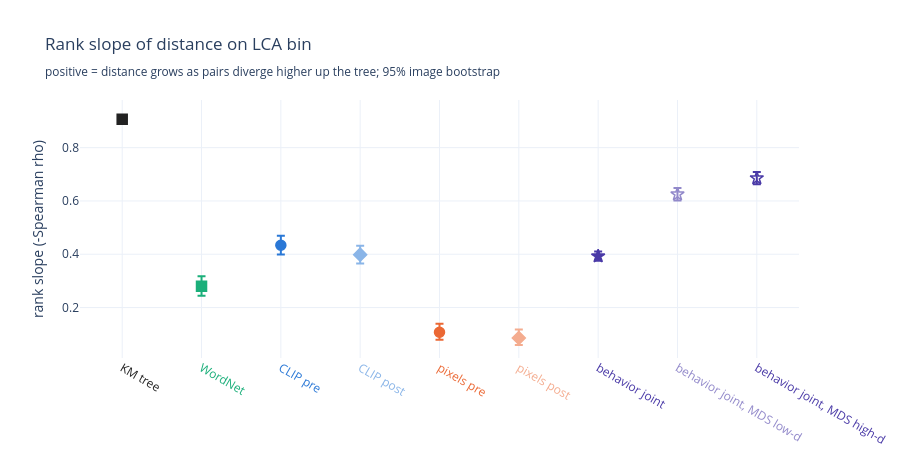

Here is the notebook cell this chart was saved with:
### Markdown cell above
## 3.2 Monotonicity, root/deepest ratio and rank slope

**Question.** Is the gradient monotone, how steep is it, and how can it be summarised as one number with uncertainty?

* **Monotone falling**: the normalised profile never rises from one bin to the next.
* **Root / deepest ratio**: mean distance in bin 0 divided by that in the deepest bin (higher = steeper). It uses two bins only.
* **Rank slope**: minus the Spearman rho between a pair's distance and its LCA bin, over the pair's observed values. LCA bin grows as two images share deeper ancestors, so a distance that falls with depth has a *negative* rho. The slope is **sign-flipped**, so **positive = distance grows as pairs diverge higher up the tree**. It uses every pair, not only the bin means, and is the quantity `1_mds_dimensionality` reuses through `rank_slope_table()`.

### Code cell
table = dg.monotonicity_table(RESULTS)
print(table.round(3).to_string())
dg.plot_rank_slopes(table).show()

### Figure 1 — Plotly figure (JSON) as saved in the notebook; plotly's stock layout.template omitted (floating-point values rounded to 4 significant figures)
{"data": [{"error_y": {"array": [0.01018], "arrayminus": [0.008862], "color": "#222222", "symmetric": false, "type": "data"}, "marker": {"color": "#222222", "line": {"color": "#222222", "width": 1.5}, "size": 10, "symbol": "square"}, "mode": "markers", "name": "KM tree", "showlegend": false, "type": "scatter", "x": ["<span style=\"color:#222222\">KM tree</span>"], "y": [0.907]}, {"error_y": {"array": [0.03782], "arrayminus": [0.03475], "color": "#1baf7a", "symmetric": false, "type": "data"}, "marker": {"color": "#1baf7a", "line": {"color": "#1baf7a", "width": 1.5}, "size": 10, "symbol": "square"}, "mode": "markers", "name": "WordNet", "showlegend": false, "type": "scatter", "x": ["<span style=\"color:#1baf7a\">WordNet</span>"], "y": [0.2794]}, {"error_y": {"array": [0.03533], "arrayminus": [0.03519], "color": "#2a78d6", "symmetric": false, "type": "data"}, "marker": {"color": "#2a78d6", "line": {"color": "#2a78d6", "width": 1.5}, "size": 10, "symbol": "circle"}, "mode": "markers", "name": "CLIP pre", "showlegend": false, "type": "scatter", "x": ["<span style=\"color:#2a78d6\">CLIP pre</span>"], "y": [0.4339]}, {"error_y": {"array": [0.03374], "arrayminus": [0.03286], "color": "#8ab5e8", "symmetric": false, "type": "data"}, "marker": {"color": "#8ab5e8", "line": {"color": "#8ab5e8", "width": 1.5}, "size": 10, "symbol": "diamond"}, "mode": "markers", "name": "CLIP post", "showlegend": false, "type": "scatter", "x": ["<span style=\"color:#8ab5e8\">CLIP post</span>"], "y": [0.3984]}, {"error_y": {"array": [0.03182], "arrayminus": [0.02865], "color": "#eb6834", "symmetric": false, "type": "data"}, "marker": {"color": "#eb6834", "line": {"color": "#eb6834", "width": 1.5}, "size": 10, "symbol": "circle"}, "mode": "markers", "name": "pixels pre", "showlegend": false, "type": "scatter", "x": ["<span style=\"color:#eb6834\">pixels pre</span>"], "y": [0.1073]}, {"error_y": {"array": [0.0317], "arrayminus": [0.0266], "color": "#f4ac8f", "symmetric": false, "type": "data"}, "marker": {"color": "#f4ac8f", "line": {"color": "#f4ac8f", "width": 1.5}, "size": 10, "symbol": "diamond"}, "mode": "markers", "name": "pixels post", "showlegend": false, "type": "scatter", "x": ["<span style=\"color:#f4ac8f\">pixels post</span>"], "y": [0.08558]}, {"error_y": {"array": [0.01765], "arrayminus": [0.01692], "color": "#4a3aa7", "symmetric": false, "type": "data"}, "marker": {"color": "#4a3aa7", "line": {"color": "#4a3aa7", "width": 1.5}, "size": 10, "symbol": "star"}, "mode": "markers", "name": "behavior joint", "showlegend": false, "type": "scatter", "x": ["<span style=\"color:#4a3aa7\">behavior joint</span>"], "y": [0.3927]}, {"error_y": {"array": [0.02284], "arrayminus": [0.02336], "color": "#9289ca", "symmetric": false, "type": "data"}, "marker": {"color": "#9289ca", "line": {"color": "#9289ca", "width": 1.5}, "size": 10, "symbol": "star-open"}, "mode": "markers", "name": "behavior joint, MDS low-d", "showlegend": false, "type": "scatter", "x": ["<span style=\"color:#9289ca\">behavior joint, MDS low-d</span>"], "y": [0.6253]}, {"error_y": {"array": [0.02334], "arrayminus": [0.02322], "color": "#4a3aa7", "symmetric": false, "type": "data"}, "marker": {"color": "#4a3aa7", "line": {"color": "#4a3aa7", "width": 1.5}, "size": 10, "symbol": "star-open"}, "mode": "markers", "name": "behavior joint, MDS high-d", "showlegend": false, "type": "scatter", "x": ["<span style=\"color:#4a3aa7\">behavior joint, MDS high-d</span>"], "y": [0.6857]}], "layout": {"height": 460, "title": {"text": "Rank slope of distance on LCA bin<br><sub>positive = distance grows as pairs diverge higher up the tree; 95% image bootstrap</sub>"}, "width": 900, "xaxis": {"categoryarray": ["<span style=\"color:#222222\">KM tree</span>", "<span style=\"color:#1baf7a\">WordNet</span>", "<span style=\"color:#2a78d6\">CLIP pre</span>", "<span style=\"color:#8ab5e8\">CLIP post</span>", "<span style=\"color:#eb6834\">pixels pre</span>", "<span style=\"color:#f4ac8f\">pixels post</span>", "<span style=\"color:#4a3aa7\">behavior joint</span>", "<span style=\"color:#9289ca\">behavior joint, MDS low-d</span>", "<span style=\"color:#4a3aa7\">behavior joint, MDS high-d</span>"], "categoryorder": "array"}, "yaxis": {"title": {"text": "rank slope (-Spearman rho)"}}}}
